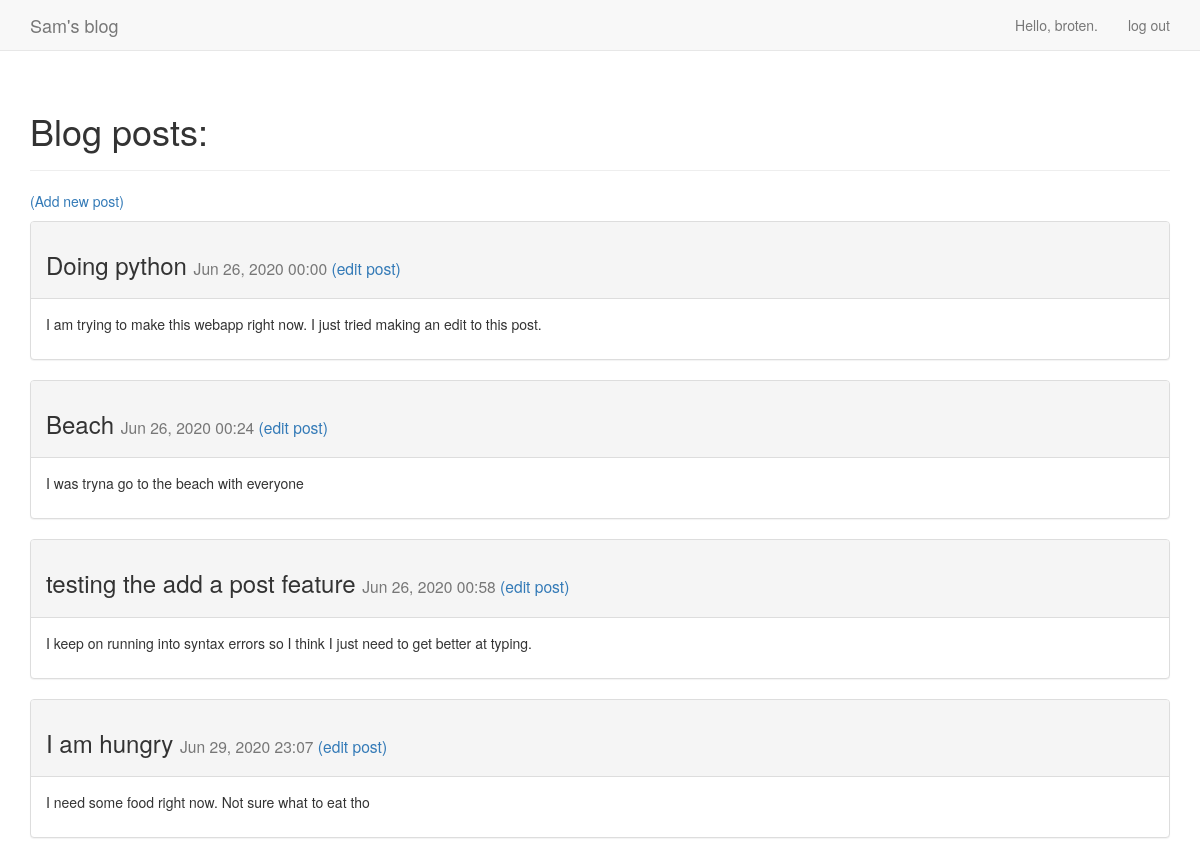
The app's page / (signed in) with its own data.
### blogs/models.py (models this page shows, shortened)
class BlogPost(models.Model):
    title = models.CharField(max_length=200)
    text = models.TextField()
    date_added = models.DateTimeField(auto_now_add=True)
    owner = models.ForeignKey(User, on_delete=models.DO_NOTHING)

### blogs/views.py (the view)
# urls.py: 2. Add a URL to urlpatterns:  path('', views.home, name='home')
def home(request):
    blog_posts = BlogPost.objects.order_by('date_added')
    context = {'blog_posts':blog_posts}
    return render(request, 'blogs/home.html', context)

### blogs/templates/blogs/home.html
{% extends 'blogs/base.html' %}
{% block header %}
  <h1>Blog posts:</h1>
{% endblock header %}
{% block content %}
  <p>
    <a href="{% url 'blogs:add_post' %}">(Add new post)</a>
  </p>
  {% for blog_post in blog_posts %}
    <div class="panel panel-default">
      <div class="panel-heading">
        <h3>
          {{ blog_post.title }}
          <small>
            {{ blog_post.date_added|date:'M d, Y H:i' }}
            <a href="{% url 'blogs:edit_post' blog_post.id %}">(edit post)</a>
          </small>
        </h3>
      </div>
      <div class="panel-body">
        {{ blog_post.text|linebreaks }}
      </div>
    </div>
  {% empty %}
    There are no blog posts
  {% endfor %}
{% endblock content %}

### blogs/templates/blogs/base.html (shortened to what this page needs)
{% load bootstrap3 %}
<!DOCTYPE html>
<html lang='en'>
  <head>
    {% bootstrap_css %}
  </head>
  <body>
    <nav class="navbar navbar-default navbar-static-top">
      <div class="container">
        <div class="navbar-header">
          <a class="navbar-brand" href="{% url 'blogs:home' %}">
              Sam's blog</a>
        </div>
        <div id="navbar" class="navbar-collapse collapse">
          <ul class="nav navbar-nav navbar-right">
            {% if user.is_authenticated %}
              <li><a>Hello, {{ user.username }}.</a></li>
              <li><a href="{% url 'users:logout' %}">log out</a></li>
            {% else %}
              <li><a href="{% url 'users:register' %}">register</a></li>
              <li><a href="{% url 'users:login' %}">log in</a></li>
            {% endif %}
          </ul>
        </div>
      </div>
    </nav>
    <div class="container">
      <div class="page-header">
        {% block header %}{% endblock header %}
      </div>
      <div>
        {% block content %}{% endblock content %}
      </div>
    </div>
  </body>
</html>

### records on screen
BlogPost: title "Doing python", date_added "Jun 26, 2020 00:00", text "I am trying to make this webapp right now. I just tried making an edit to this post."
BlogPost: title "Beach", date_added "Jun 26, 2020 00:24", text "I was tryna go to the beach with everyone"
BlogPost: title "testing the add a post feature", date_added "Jun 26, 2020 00:58", text "I keep on running into syntax errors so I think I just need to get better at typing."
BlogPost: title "I am hungry", date_added "Jun 29, 2020 23:07", text "I need some food right now. Not sure what to eat tho"

### other values on screen
{{ user.username }} "broten"
